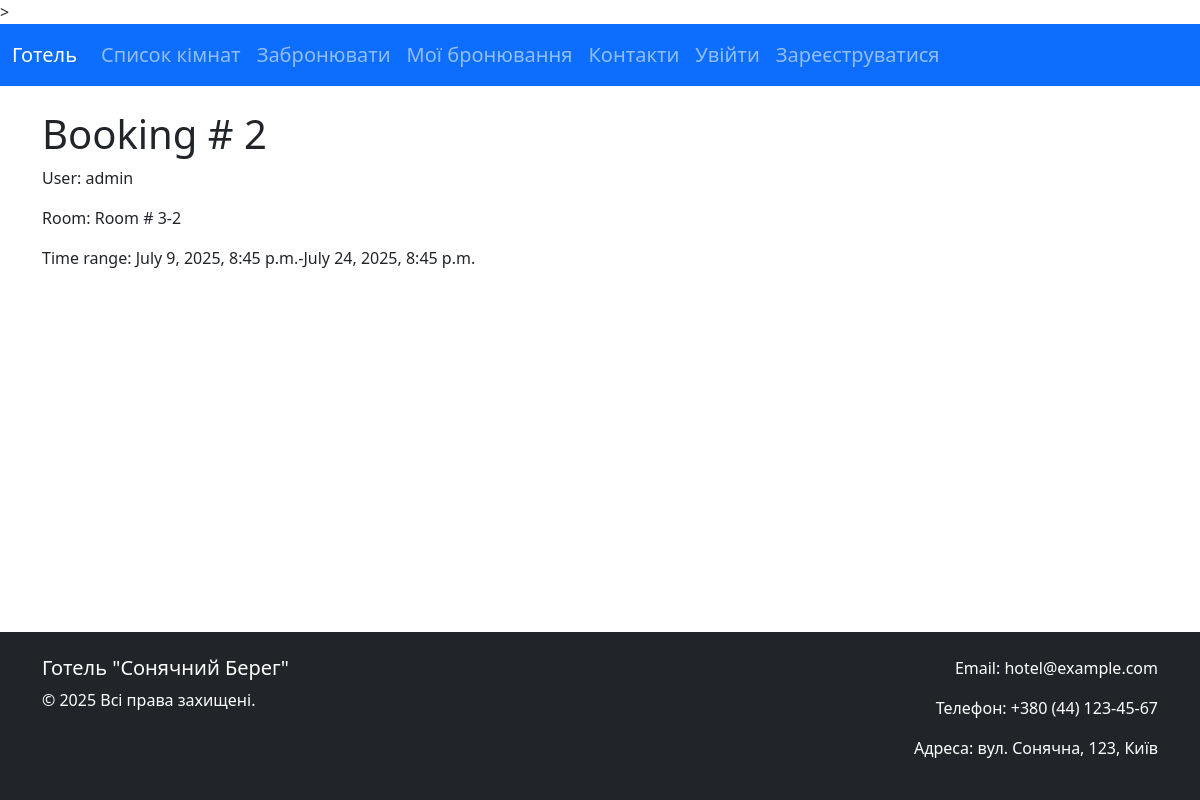
The app's page /booking-details/2 with its own data.
### booking/models.py (models this page shows, shortened)
class Booking(models.Model):
    user = models.ForeignKey(User, on_delete=models.CASCADE)
    room = models.ForeignKey(Room, on_delete=models.CASCADE, related_name="bookings")
    start_time = models.DateTimeField()
    end_time = models.DateTimeField()
    creation_time = models.DateTimeField(auto_now_add=True)
    total_price = models.DecimalField(  # 🆕 поле для збереження загальної ціни
        max_digits=10,
        decimal_places=2,
        default=0.00
    )
    class Meta:
        verbose_name = "Booking"
        verbose_name_plural = "Bookings"
        ordering = ["start_time"]

class Room(models.Model):
    number = models.IntegerField()
    capacity = models.IntegerField()
    location = models.TextField()
    price_per_day = models.DecimalField(max_digits=8, decimal_places=2, default=1000)
    image = models.ImageField(upload_to='room_images/', blank=True, null=True)
    video = models.FileField(upload_to="videos/", blank=True, null=True)
    def __str__(self):
        return f"Room # {self.number}-{self.capacity}"
    class Meta:
        verbose_name = "Room"
        verbose_name_plural = "Rooms"
        ordering = ["number"]

### booking/views.py (the view)
# urls.py: path("booking-details/<int:pk>", views.booking_details, name="booking-details"),
def booking_details(request, pk):
    try:
        booking = Booking.objects.get(id=pk)
        return render(request, "booking/booking_details.html", {"booking": booking})
    except Booking.DoesNotExist:
        return HttpResponse("This booking not exist", status=404)

### templates/booking/booking_details.html
{% extends "base.html" %}
{% block content %}
<h1>Booking # {{booking.id}}</h1>
<p>User: {{ booking.user.username }}</p>
<p>Room: {{ booking.room }}</p>
<p>Time range: {{ booking.start_time }}-{{ booking.end_time }}</p>
{% endblock %}

### static/style.css (style rules this page uses)
html, body { height: 100%; margin: 0; }
body { display: flex; flex-direction: column; }

### records on screen
Booking: id "2", user.username "admin", room "Room # 3-2", start_time "July 9, 2025, 8:45 p.m.", end_time "July 24, 2025, 8:45 p.m."
